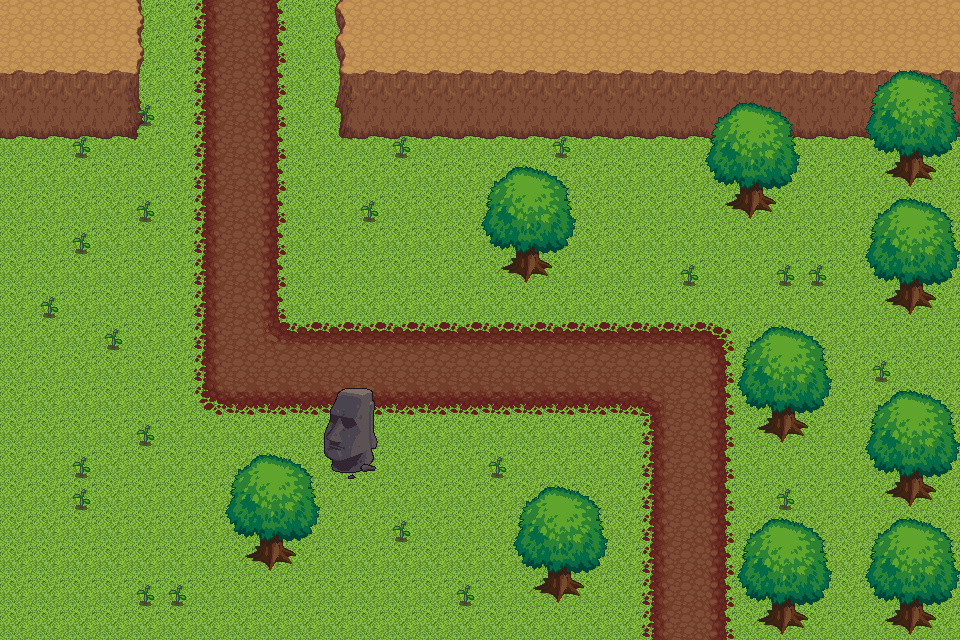

The image is a tile-based game level rendered from a .tmx file. Its description and source (layers, tilesets, objects; grid data summarised) follow:
An orthogonal 30x20 tile map with 32x32 px tiles, 4 tile layers (floor, rock, road, tree) and 15 objects.

<map version="1.9" tiledversion="1.9.2" orientation="orthogonal" renderorder="right-down" width="30" height="20" tilewidth="32" tileheight="32" infinite="0" nextlayerid="7" nextobjectid="17">
 <tileset firstgid="1" name="terrain_atlas" tilewidth="32" tileheight="32" tilecount="1024" columns="32">
  <image source="terrain_atlas.png" width="1024" height="1024" />
 </tileset>
 <layer id="1" name="floor" width="30" height="20">
  <data>[600 cells, 600 non-empty, 1 distinct tile ids]</data>
 </layer>
 <layer id="3" name="rock" width="30" height="20">
  <data>[600 cells, 125 non-empty, 12 distinct tile ids]</data>
 </layer>
 <layer id="4" name="road" width="30" height="20">
  <data>[600 cells, 102 non-empty, 9 distinct tile ids]</data>
 </layer>
 <layer id="2" name="tree" width="30" height="20">
  <data>[600 cells, 148 non-empty, 19 distinct tile ids]</data>
 </layer>
 <objectgroup id="5" name="player">
  <object id="1" x="666" y="353" width="42" height="36" />
 </objectgroup>
 <objectgroup id="6" name="block">
  <object id="2" x="340" y="3" width="622" height="132" />
  <object id="3" x="735" y="148" width="38" height="66" />
  <object id="4" x="900" y="128" width="31" height="55" />
  <object id="5" x="505" y="211" width="43" height="63" />
  <object id="7" x="895" y="242" width="36" height="65" />
  <object id="8" x="764" y="366" width="37" height="70" />
  <object id="9" x="895" y="429" width="34" height="72" />
  <object id="10" x="769" y="559" width="32" height="69" />
  <object id="11" x="894" y="560" width="36" height="68" />
  <object id="12" x="547" y="527" width="28" height="71" />
  <object id="13" x="329" y="422" width="41" height="49" />
  <object id="14" x="255" y="489" width="34" height="75" />
  <object id="15" x="2" y="-2" width="140" height="141" />
  <object id="16" x="622" y="-63" />
 </objectgroup>
</map>
